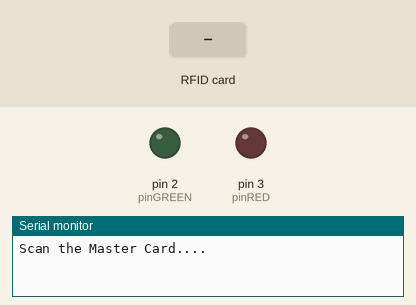
Recording of a sketch running on a simulated Arduino Uno, built with avr-gcc and run on an emulated ATmega328P. Parts: output pins drawn as LEDs (lit = HIGH), the last lines printed to the serial monitor. The test bench sets the inputs (shaded band). EEPROM starts erased; pins used as bus, display or sensor lines are not drawn.

Above: at 1.2 s.
1.3 s: RFID card 5E 7A 19 C4 held to the reader
At 1.9 s:
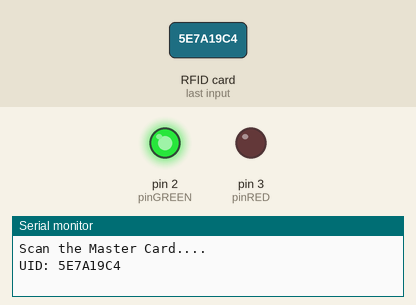
Timing chart, 0 to 4.3 s (numbered marks = the images above; inputs shaded):
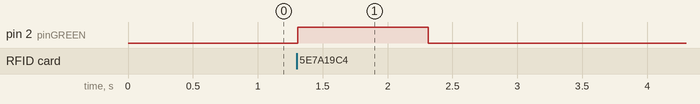

Measured:
- after the input at 1.3 s, pin 2 (pinGREEN): LOW → HIGH at once, → LOW 1.0 s later

The sketch:

T9.ino
```cpp
#include <SPI.h>
#include <EEPROM.h>
#include <MFRC522.h>

MFRC522 rfid(10, 9);

int pinRED = 3;
int pinGREEN = 2;

String readID = "";
char authorizedID[21] = "";
bool no_master_card_yet = false;

// LED timer variables
unsigned long greenLedTime = 0;
bool greenLedActive = false;

void setup() {
  Serial.begin(9600);
  SPI.begin();

  pinMode(pinGREEN, OUTPUT);
  pinMode(pinRED, OUTPUT);

  rfid.PCD_Init();

  EEPROM.get(10, authorizedID);

  if (authorizedID[0] == '\0' || authorizedID[0] == (char)0xFF) {
    Serial.println("Scan the Master Card....");
    no_master_card_yet = true;
  }
  else {
    Serial.println("Scan a card...");
    no_master_card_yet = false;
  }
}

void confirm() {
  digitalWrite(pinRED, LOW);
  digitalWrite(pinGREEN, HIGH);

  greenLedTime = millis();
  greenLedActive = true;
}

void deny() {
  digitalWrite(pinRED, HIGH);
}

void readUid() {
  readID = "";

  for (byte i = 0; i < rfid.uid.size; i++) {
    if (rfid.uid.uidByte[i] < 0x10) {
      readID += "0";
    }

    readID += String(rfid.uid.uidByte[i], HEX);
  }

  readID.toUpperCase();

  if (readID == authorizedID && no_master_card_yet == false) {
    confirm();
  }
  else if (no_master_card_yet == true) {
    confirm();
    readID.toCharArray(authorizedID, sizeof(authorizedID));
    EEPROM.put(10, authorizedID);
    no_master_card_yet = false;
  }
  else {
    deny();
  }

  Serial.print("UID: ");
  Serial.println(readID);

  rfid.PICC_HaltA();
}

void loop() {

  // Non-blocking LED timer
  if (greenLedActive && millis() - greenLedTime >= 1000) {
    digitalWrite(pinGREEN, LOW);
    greenLedActive = false;
  }

  if (!rfid.PICC_IsNewCardPresent() || !rfid.PICC_ReadCardSerial()) {
    return;
  }

  readUid();
}
```
